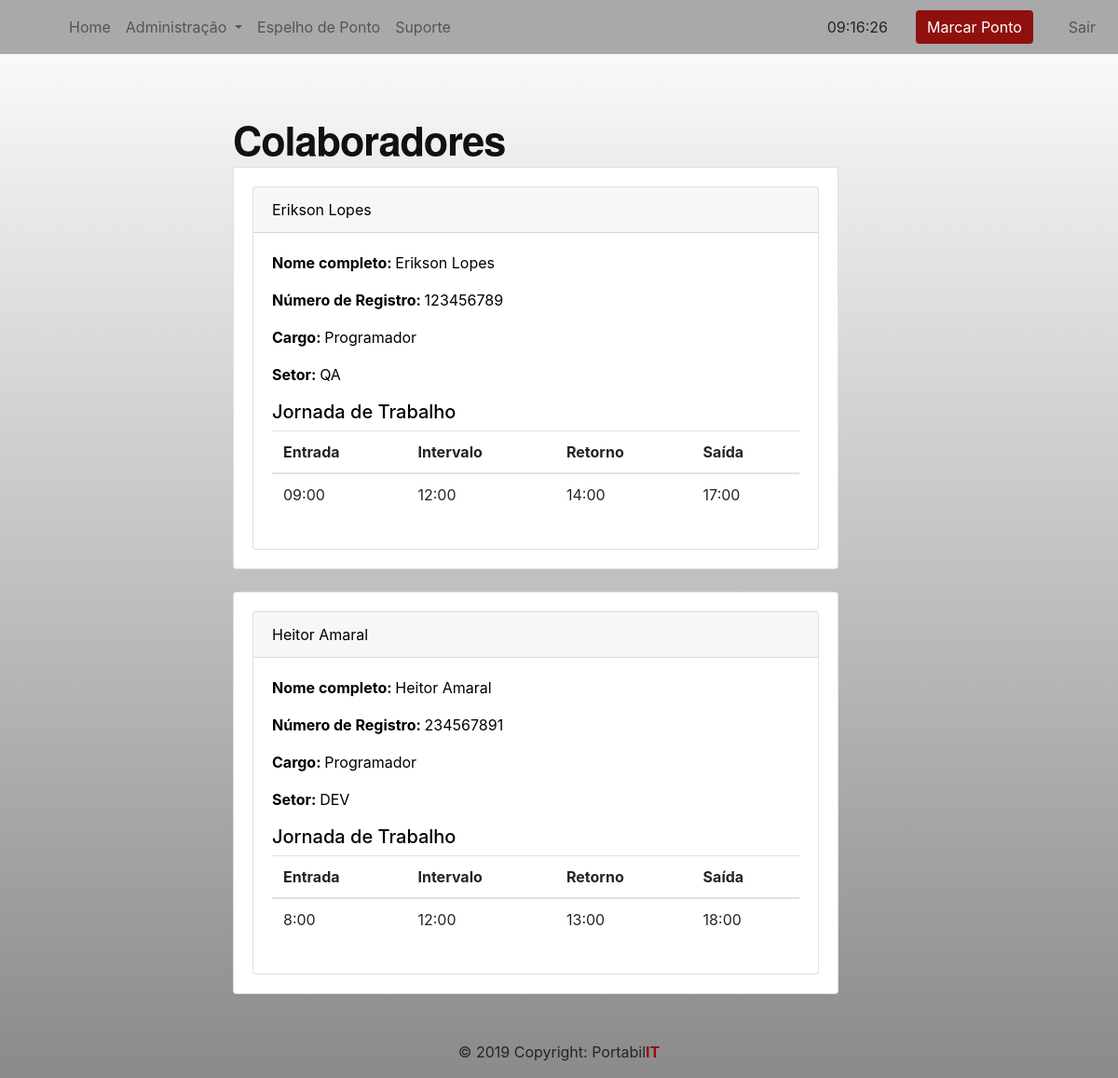
/colaboradores/lista (signed in), run on an earlier commit of the app's database.
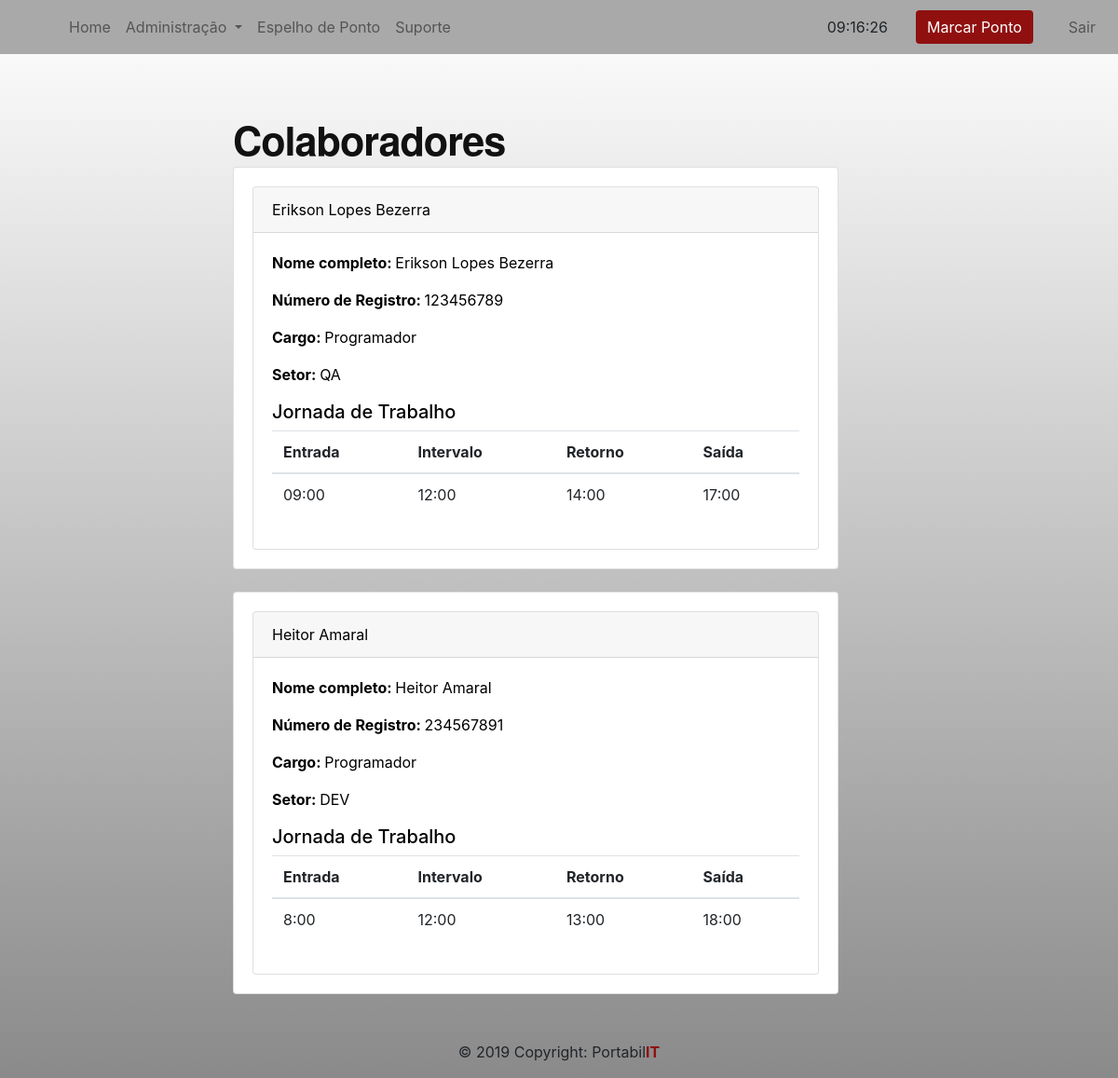
And on a later commit of the database.
### core/models.py (models this page shows, shortened)
class Colaboradores(models.Model):
    nome_completo = models.CharField(max_length=50)
    numero_registro = models.CharField(max_length=9)
    cargo = models.CharField(max_length=12)
    setor = models.CharField(max_length=12)
    entrada = models.CharField(max_length=5)
    intervalo = models.CharField(max_length=5)
    retorno = models.CharField(max_length=5)
    saida = models.CharField(max_length=5)
    dias = models.CharField(max_length=16)
    gerente = models.BooleanField(default=False)
    ativo = models.BooleanField(default=True)

### core/views.py (the view)
# urls.py: path('colaboradores/lista', views.listar_colaboradores),
@login_required(login_url='/login/')
def listar_colaboradores(request):
    colaborador = Colaboradores.objects.filter(ativo=True)
    return render(request, 'colaboradores.html', {'colaborador':colaborador})

### templates/colaboradores.html (shortened to what this page needs)
{% include 'model-header.html' %}
{% block content %}
<div class="mx-auto" id="externa">
  <h1 id="titulo-div">Colaboradores</h1>
  {% for c in colaborador %}
  <div class="card">
    <div class="card-body">
      <div class="card">
        <div class="card-header">{{ c.nome_completo }}</div>
        <div class="card-body">
          <p><b>Nome completo: </b> {{ c.nome_completo }} </p>
          <p><b>Número de Registro: </b> {{ c.numero_registro }} </p>
          <p><b>Cargo: </b> {{ c.cargo }} </p>
          <p><b>Setor: </b> {{ c.setor }} </p>
          <div>
              <h5>Jornada de Trabalho</h5>
              <table class="table">
                <thead>
                  <tr>
                    <th>Entrada</th>
                    <th>Intervalo</th>
                    <th>Retorno</th>
                    <th>Saída</th>
                  </tr>
                </thead>
                <tbody>
                  <tr>
                    <td>{{ c.entrada }}</td>
                    <td>{{ c.intervalo }}</td>
                    <td>{{ c.retorno }}</td>
                    <td>{{ c.saida }}</td>
                  </tr>
                </tbody>
              </table>
            </div>
        </div>
      </div>
    </div>
  </div>
  <br>
  {% endfor %}
</div>
{% endblock %}
{% include 'model-footer.html' %}

What changed in the data, as far as the page shows it:
changed Colaboradores "QA": nome_completo "Erikson Lopes" → "Erikson Lopes Bezerra"
